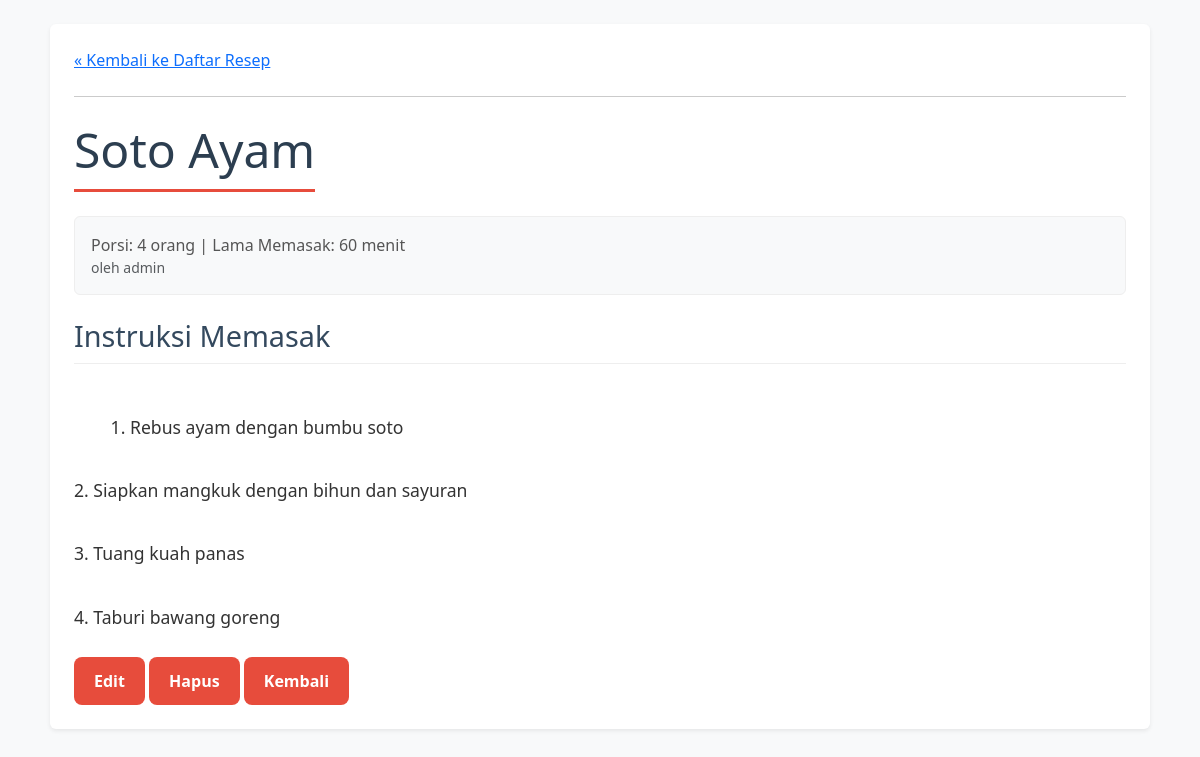
The page /detail.php?id=5 on the database its author committed.
### tables this page shows
CREATE TABLE `recipes` (
  `recipe_id` int(11) NOT NULL,
  `user_id` int(11) NOT NULL,
  `judul_resep` varchar(255) NOT NULL,
  `instruksi_memasak` text NOT NULL,
  `porsi` int(11) DEFAULT NULL,
  `lama_memasak_menit` int(11) DEFAULT NULL,
  `created_at` timestamp NOT NULL DEFAULT current_timestamp()
);

### detail.php (the view, shortened to what this page needs)
<?php
include 'koneksi.php';
$id = (int)$_GET['id'];
$sql = "SELECT r.*, IFNULL(u.username, 'Anon') AS author FROM recipes r LEFT JOIN users u ON r.user_id = u.user_id WHERE r.recipe_id = ? LIMIT 1";
$stmt = $conn->prepare($sql);
$stmt->bind_param('i', $id);
$stmt->execute();
$res = $stmt->get_result();
$recipe = $res->fetch_assoc();
?>
<!DOCTYPE html>
<html lang="id">
<head>
    <link href="https://cdn.jsdelivr.net/npm/bootstrap@5.3.3/dist/css/bootstrap.min.css" rel="stylesheet">
    <link rel="stylesheet" href="css/style.css">
</head>
<body>
<div class="container my-4 p-4 bg-white rounded shadow-sm">
    <a href="index.php">&laquo; Kembali ke Daftar Resep</a>
    <hr class="my-4">
    <h1 class="display-5"><?php echo htmlspecialchars($recipe['judul_resep']); ?></h1>
    <div class="p-3 my-3 bg-body-tertiary rounded recipe-meta">
        Porsi: <?php echo (int)$recipe['porsi']; ?> orang | Lama Memasak: <?php echo (int)$recipe['lama_memasak_menit']; ?> menit
        <div class="text-muted small">oleh <?php echo htmlspecialchars($recipe['author']); ?></div>
    </div>
    <h2 class="mt-4">Instruksi Memasak</h2>
    <div class="mt-3 instructions">
        <?php echo nl2br(htmlspecialchars($recipe['instruksi_memasak'])); ?>
    </div>
    <div class="mt-4">
        <a href="edit.php?id=<?php echo $recipe['recipe_id']; ?>" class="btn btn-warning">Edit</a>
        <a href="hapus.php?id=<?php echo $recipe['recipe_id']; ?>" class="btn btn-danger" onclick="return confirm('Yakin ingin menghapus resep ini?');">Hapus</a>
        <a href="index.php" class="btn btn-secondary">Kembali</a>
    </div>
</div>
</body>
</html>

### css/style.css (style rules this page uses)
body { font-family: 'Segoe UI', 'Helvetica Neue', Arial, sans-serif; background-color: #f8f9fa; margin: 0; color: #333; }
.container { max-width: 1100px; margin: 30px auto; padding: 20px 30px; background-color: #ffffff; border-radius: 12px; box-shadow: 0 8px 25px rgba(0, 0, 0, 0.07); }
h1 { font-size: 2.5rem; color: #2c3e50; border-bottom: 3px solid #e74c3c; padding-bottom: 10px; display: inline-block; }
h2 { font-size: 1.8rem; color: #34495e; margin-top: 40px; border-bottom: 1px solid #eee; padding-bottom: 10px; }
.btn { display: inline-block; padding: 12px 20px; font-size: 1rem; font-weight: bold; color: #fff; background-color: #e74c3c; border: none; border-radius: 8px; text-decoration: none; transition: background-color 0.2s, transform 0.2s; }
.recipe-meta { font-size: 1rem; color: #555; background-color: #f9f9f9; border: 1px solid #eee; padding: 20px; border-radius: 8px; }
.instructions { line-height: 1.8; font-size: 1.1rem; white-space: pre-wrap; }

### rows shown on the page
recipes: judul_resep "Soto Ayam", porsi "4", lama_memasak_menit "60", instruksi_memasak "1. Rebus ayam dengan bumbu soto 2. Siapkan mangkuk dengan bihun dan sayuran 3. Tuang kuah panas 4. Taburi bawang goreng"

### other values the page prints
$recipe['author'] "admin"
